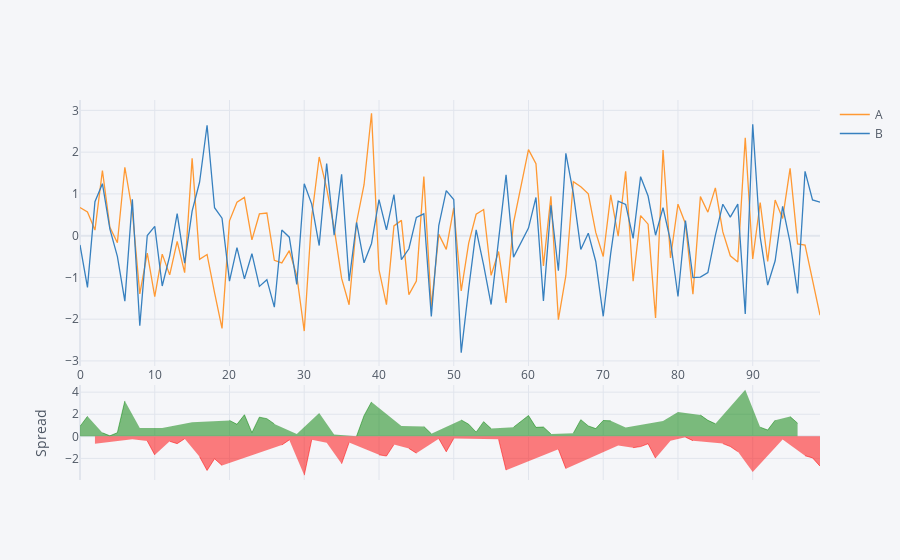

The notebook cell this image was saved under:
### Markdown cell above
## Spread

### Code cell
df[['A','B']].iplot(kind='spread')

### Figure 1 — Plotly figure (JSON) as saved in the notebook; plotly's stock layout.template omitted (floating-point values rounded to 4 significant figures)
{"data": [{"line": {"color": "rgba(255, 153, 51, 1.0)", "dash": "solid", "shape": "linear", "width": 1.3}, "mode": "lines", "name": "A", "text": "", "type": "scatter", "x": [0, 1, 2, 3, 4, 5, 6, 7, 8, 9, 10, 11, 12, 13, 14, 15, 16, 17, 18, 19, 20, 21, 22, 23, 24, 25, 26, 27, 28, 29, 30, 31, 32, 33, 34, 35, 36, 37, 38, 39, 40, 41, 42, 43, 44, 45, 46, 47, 48, 49, 50, 51, 52, 53, 54, 55, 56, 57, 58, 59, 60, 61, 62, 63, 64, 65, 66, 67, 68, 69, 70, 71, 72, 73, 74, 75, 76, 77, 78, 79, 80, 81, 82, 83, 84, 85, 86, 87, 88, 89, 90, 91, 92, 93, 94, 95, 96, 97, 98, 99], "y": [0.6755, 0.5676, 0.1329, 1.56, 0.2016, -0.1704, 1.638, 0.596, -1.397, -0.4175, -1.462, -0.4418, -0.9396, -0.1383, -0.885, 1.85, -0.567, -0.4512, -1.366, -2.22, 0.3537, 0.8012, 0.9159, -0.1009, 0.5197, 0.5423, -0.5888, -0.6522, -0.3603, -0.9553, -2.285, 0.4519, 1.884, 1.134, 0.1837, -1.024, -1.654, 0.3217, 1.22, 2.93, -0.8172, -1.651, 0.2345, 0.3663, -1.411, -1.089, 1.413, -1.704, 0.03122, -0.3277, 0.6663, -1.325, -0.1765, 0.5132, 0.6255, -0.9504, -0.3806, -1.611, 0.3139, 1.23, 2.061, 1.724, -0.7228, 0.9431, -2.011, -0.959, 1.293, 1.173, 1.001, 0.07797, -0.4988, 0.9764, -0.01411, 1.543, -1.092, 0.4783, 0.2753, -1.97, 2.053, -0.5356, 0.7545, 0.2863, -1.403, 0.9342, 0.5625, 1.145, 0.08961, -0.4817, -0.6319, 2.343, -0.5589, 0.7942, -0.6152, 0.8544, 0.413, 1.613, -0.1968, -0.2252, -1.101, -1.904]}, {"line": {"color": "rgba(55, 128, 191, 1.0)", "dash": "solid", "shape": "linear", "width": 1.3}, "mode": "lines", "name": "B", "text": "", "type": "scatter", "x": [0, 1, 2, 3, 4, 5, 6, 7, 8, 9, 10, 11, 12, 13, 14, 15, 16, 17, 18, 19, 20, 21, 22, 23, 24, 25, 26, 27, 28, 29, 30, 31, 32, 33, 34, 35, 36, 37, 38, 39, 40, 41, 42, 43, 44, 45, 46, 47, 48, 49, 50, 51, 52, 53, 54, 55, 56, 57, 58, 59, 60, 61, 62, 63, 64, 65, 66, 67, 68, 69, 70, 71, 72, 73, 74, 75, 76, 77, 78, 79, 80, 81, 82, 83, 84, 85, 86, 87, 88, 89, 90, 91, 92, 93, 94, 95, 96, 97, 98, 99], "y": [-0.2217, -1.237, 0.8123, 1.244, 0.1567, -0.496, -1.567, 0.8682, -2.159, 0.004524, 0.2224, -1.205, -0.4831, 0.5263, -0.6581, 0.586, 1.284, 2.645, 0.6686, 0.4182, -1.088, -0.2849, -1.036, -0.4324, -1.215, -1.054, -1.71, 0.137, -0.03639, -1.167, 1.243, 0.7556, -0.2359, 1.725, 0.01141, 1.469, -1.087, 0.3159, -0.6497, -0.1874, 0.8644, 0.1375, 0.9849, -0.575, -0.3137, 0.4381, 0.5237, -1.933, 0.2429, 1.077, 0.8642, -2.803, -1.27, 0.1382, -0.7033, -1.649, -0.1026, 1.454, -0.5144, -0.1676, 0.1806, 0.9154, -1.563, 0.7276, -0.8411, 1.97, 1.011, -0.3301, 0.05896, -0.6183, -1.931, -0.423, 0.8242, 0.7473, -0.0639, 1.412, 0.949, 0.009992, 0.6731, -0.1297, -1.456, 0.3626, -1.004, -0.9933, -0.8831, 0.006819, 0.753, 0.4432, 0.7558, -1.873, 2.669, -0.03194, -1.183, -0.6014, 0.7019, -0.1689, -1.384, 1.539, 0.8545, 0.8007]}, {"connectgaps": false, "fill": "tozeroy", "line": {"color": "green", "dash": "solid", "shape": "linear", "width": 0.5}, "mode": "lines", "name": "Spread", "showlegend": false, "type": "scatter", "x": [0, 1, 2, 3, 4, 5, 6, 7, 8, 9, 10, 11, 12, 13, 14, 15, 16, 17, 18, 19, 20, 21, 22, 23, 24, 25, 26, 27, 28, 29, 30, 31, 32, 33, 34, 35, 36, 37, 38, 39, 40, 41, 42, 43, 44, 45, 46, 47, 48, 49, 50, 51, 52, 53, 54, 55, 56, 57, 58, 59, 60, 61, 62, 63, 64, 65, 66, 67, 68, 69, 70, 71, 72, 73, 74, 75, 76, 77, 78, 79, 80, 81, 82, 83, 84, 85, 86, 87, 88, 89, 90, 91, 92, 93, 94, 95, 96, 97, 98, 99], "xaxis": "x2", "y": [0.8972, 1.805, "", 0.3155, 0.04491, 0.3256, 3.206, "", 0.7621, "", "", 0.763, "", "", "", 1.264, "", "", "", "", 1.442, 1.086, 1.952, 0.3315, 1.735, 1.596, 1.121, "", "", 0.2121, "", "", 2.12, "", 0.1723, "", "", 0.005803, 1.87, 3.117, "", "", "", 0.9413, "", "", 0.8895, 0.2291, "", "", "", 1.478, 1.093, 0.375, 1.329, 0.6985, "", "", 0.8283, 1.397, 1.881, 0.8087, 0.8397, 0.2155, "", "", 0.2824, 1.503, 0.9417, 0.6962, 1.432, 1.399, "", 0.7955, "", "", "", "", 1.38, "", 2.211, "", "", 1.928, 1.446, 1.138, "", "", "", 4.216, "", 0.8261, 0.5673, 1.456, "", 1.782, 1.187, "", "", ""], "yaxis": "y2"}, {"connectgaps": false, "fill": "tozeroy", "line": {"color": "red", "dash": "solid", "shape": "linear", "width": 0.5}, "mode": "lines", "name": "Spread", "showlegend": false, "type": "scatter", "x": [0, 1, 2, 3, 4, 5, 6, 7, 8, 9, 10, 11, 12, 13, 14, 15, 16, 17, 18, 19, 20, 21, 22, 23, 24, 25, 26, 27, 28, 29, 30, 31, 32, 33, 34, 35, 36, 37, 38, 39, 40, 41, 42, 43, 44, 45, 46, 47, 48, 49, 50, 51, 52, 53, 54, 55, 56, 57, 58, 59, 60, 61, 62, 63, 64, 65, 66, 67, 68, 69, 70, 71, 72, 73, 74, 75, 76, 77, 78, 79, 80, 81, 82, 83, 84, 85, 86, 87, 88, 89, 90, 91, 92, 93, 94, 95, 96, 97, 98, 99], "xaxis": "x2", "y": ["", "", -0.6794, "", "", "", "", -0.2722, "", -0.4221, -1.685, "", -0.4565, -0.6646, -0.2269, "", -1.851, -3.096, -2.035, -2.638, "", "", "", "", "", "", "", -0.7892, -0.3239, "", -3.528, -0.3037, "", -0.5904, "", -2.492, -0.5666, "", "", "", -1.682, -1.788, -0.7505, "", -1.097, -1.527, "", "", -0.2116, -1.405, -0.1979, "", "", "", "", "", -0.278, -3.065, "", "", "", "", "", "", -1.17, -2.929, "", "", "", "", "", "", -0.8383, "", -1.028, -0.9335, -0.6738, -1.98, "", -0.4059, "", -0.07629, -0.3989, "", "", "", -0.6633, -0.9249, -1.388, "", -3.228, "", "", "", -0.2889, "", "", -1.765, -1.956, -2.705], "yaxis": "y2"}], "layout": {"hovermode": "x", "legend": {"bgcolor": "#F5F6F9", "font": {"color": "#4D5663"}}, "paper_bgcolor": "#F5F6F9", "plot_bgcolor": "#F5F6F9", "title": {"font": {"color": "#4D5663"}}, "xaxis": {"gridcolor": "#E1E5ED", "showgrid": true, "tickfont": {"color": "#4D5663"}, "title": {"font": {"color": "#4D5663"}, "text": ""}, "zerolinecolor": "#E1E5ED"}, "xaxis2": {"anchor": "y2", "gridcolor": "#E1E5ED", "showgrid": true, "showticklabels": false, "tickfont": {"color": "#4D5663"}, "title": {"font": {"color": "#4D5663"}, "text": ""}, "zerolinecolor": "#E1E5ED"}, "yaxis": {"domain": [0.3, 1], "gridcolor": "#E1E5ED", "showgrid": true, "tickfont": {"color": "#4D5663"}, "title": {"font": {"color": "#4D5663"}, "text": ""}, "zerolinecolor": "#E1E5ED"}, "yaxis2": {"domain": [0, 0.25], "gridcolor": "#E1E5ED", "showgrid": true, "tickfont": {"color": "#4D5663"}, "title": {"font": {"color": "#4D5663"}, "text": "Spread"}, "zerolinecolor": "#E1E5ED"}}}
